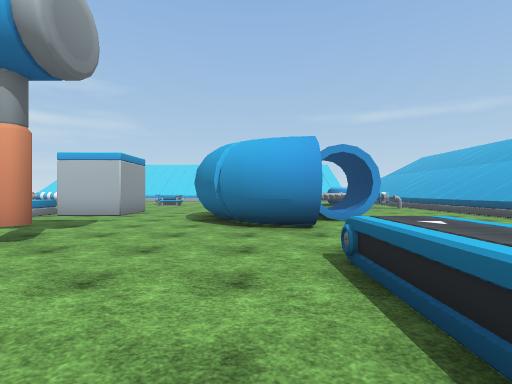
view 1 (above)

22 first-person views from a walk through a 3-D level made in the Unity game engine. The camera is 1.5 m above the floor, looks level and sees 85° across. The floor is counted in squares, 2 m on a side. Each view is taken from the middle of a square. On the plan, view 1 faces up. The plan holds only what a view shows up to about 10 squares ahead; the rest is blank. The place goes on beyond the plan. The player character is not drawn. Some surface patterns are stand-ins.

view 2
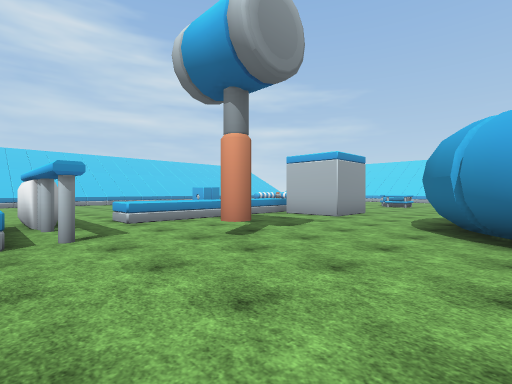

view 3
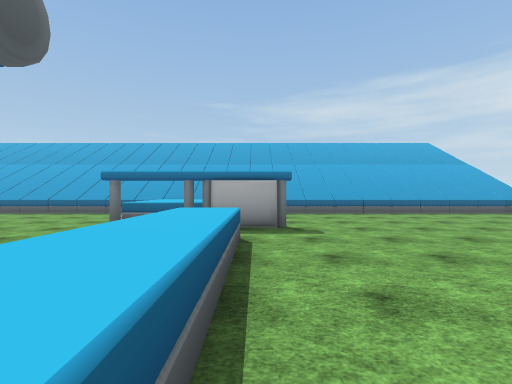

view 4
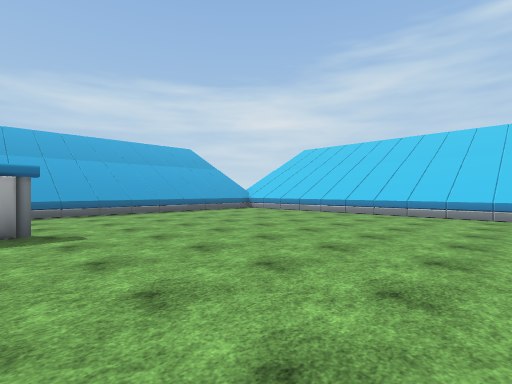

view 5
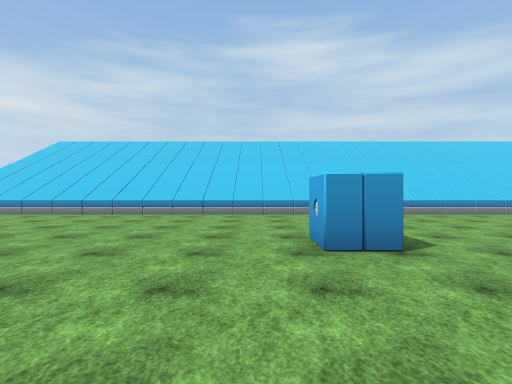

view 6
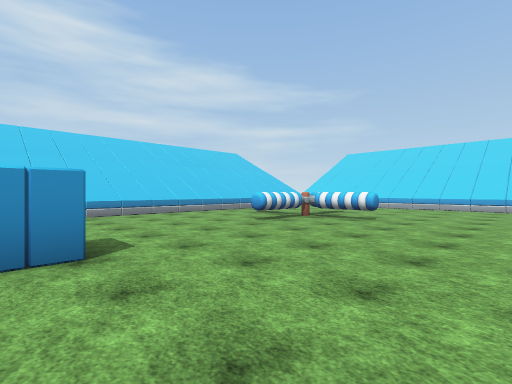

view 7
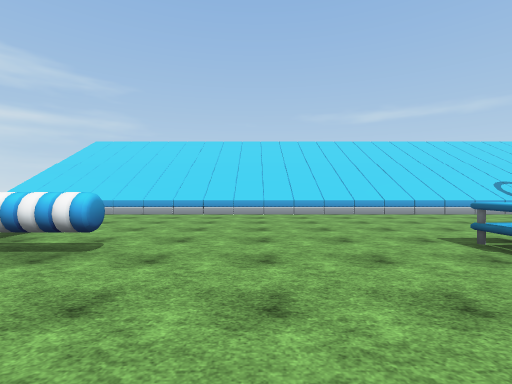

view 8
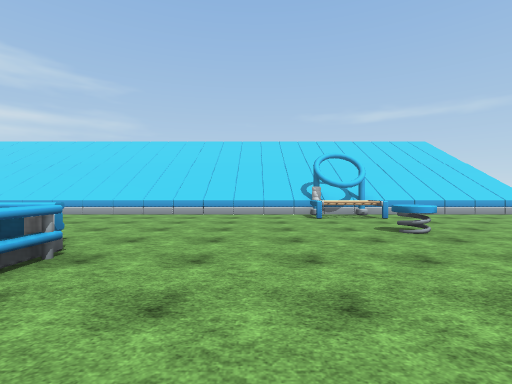

view 9
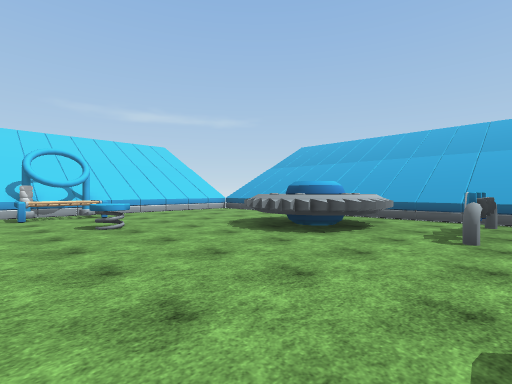

view 10
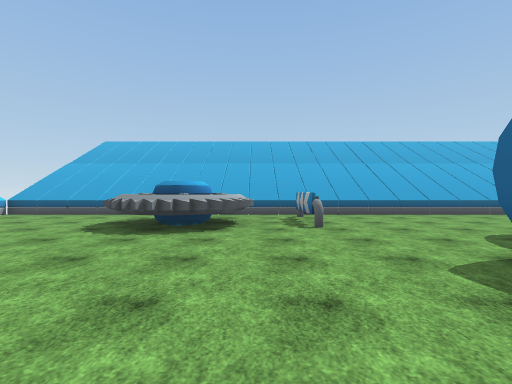

view 11
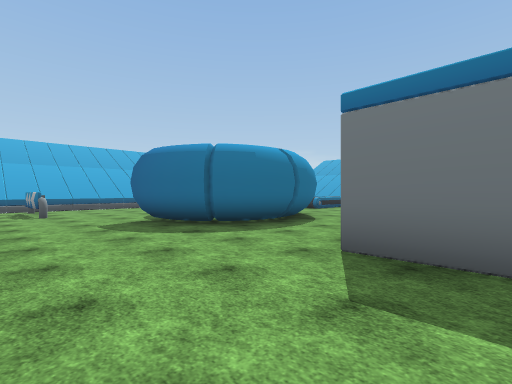

view 12
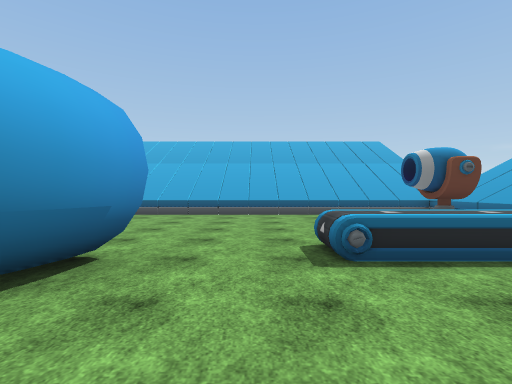

view 13
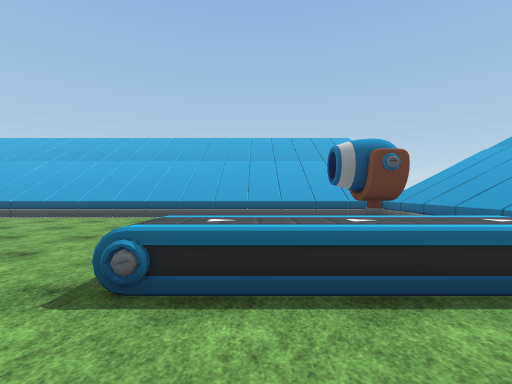

view 14
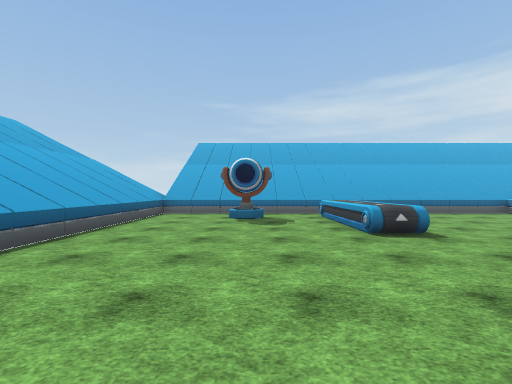

view 15
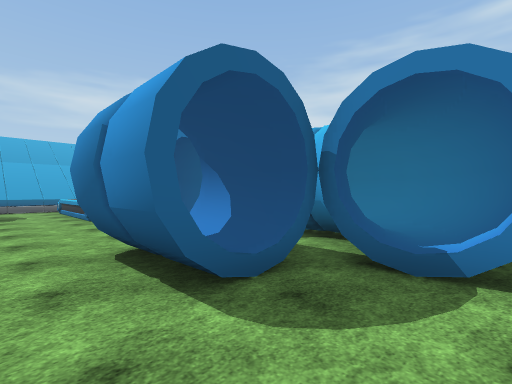

view 16
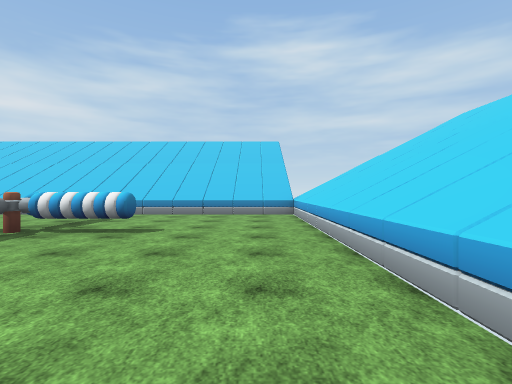

view 17
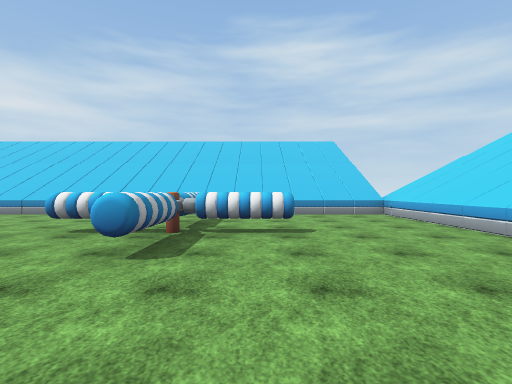

view 18
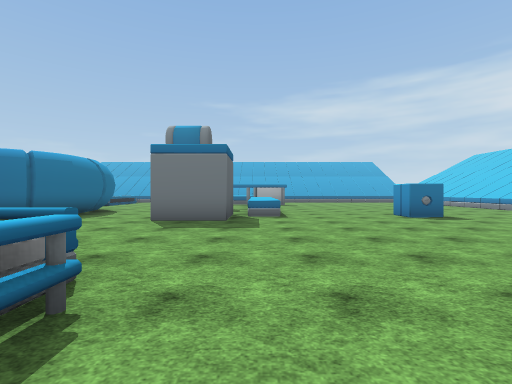

view 19
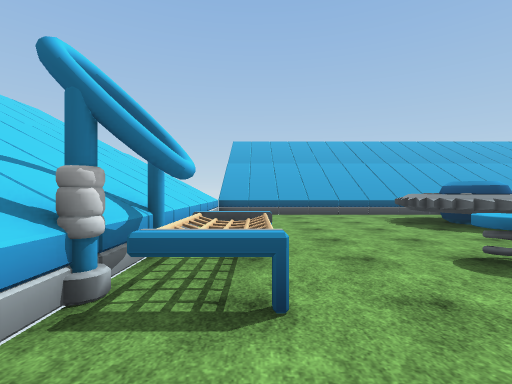

view 20
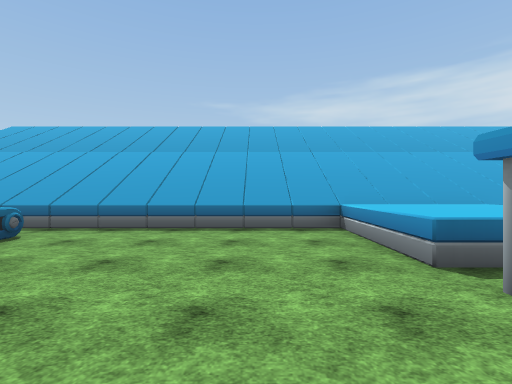

view 21
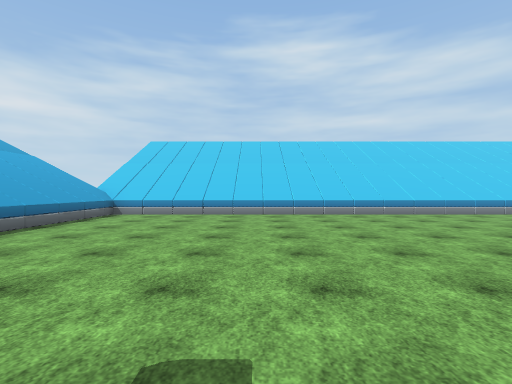

view 22
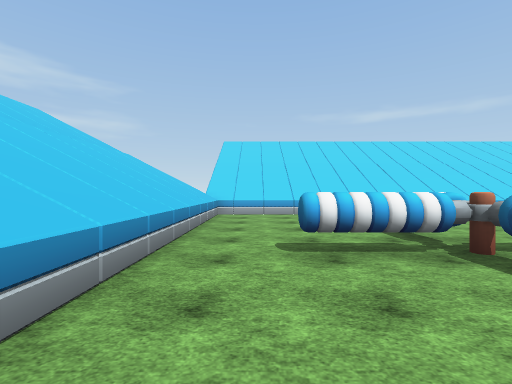

### Floor plan
Key: @ floor where view 1 was taken; # wall or solid block; x gap in a wall; . floor; / step, stairs or slope; = window, fence, low wall or low ledge; ^ raised ledge; O other object.
Columns run from 18 left of view 1 to 8 right of it. Each row starts with its distance up from view 1.
 23 ###########################
 22 #.................^#......#
 21 #.................==......#
 20 #.........................#
 19 #.........................#
 18 #....^.............^......#
 17 #..#####.....O.......#^^ .#
 16 #....x.......^.......^^#^.#
 15 #....^.......O.......#^^^.#
 14 #.....................#^..#
 13 #.....................#=#.#
 12 #.........................#
 11 #.................##......#
 10 #...........##...###......#
  9 #.....#....^##..####/O....#
  8 #..........^....## O/O....#
  7 #..........^.....###......#
  6 #..........^.....###......#
  5 #..........^..............#
  4 #..........^..O...........#
  3 #..................OO.....#
  2 #.........OO.O.....OO.....#
  1 #..........^^^.....OO.....#
  0 #......... ^^^....@OO.#...#
 -1 #......... ^^^............#
 -2 #^^^^^^^^^^^^^^^^^^^^^^^^^#

Positions as (right, up) in squares from view 1, and headings:
1: (0, 0), facing up
2: (0, 1), facing up-left
3: (-8, 8), facing down
4: (-8, 8), facing down-left
5: (-8, 8), facing left
6: (-8, 9), facing up-left
7: (-9, 13), facing up
8: (-2, 13), facing up
9: (-1, 12), facing up-right
10: (-2, 14), facing right
11: (-6, 14), facing down-right
12: (-2, 4), facing right
13: (-1, 2), facing right
14: (4, 8), facing down
15: (4, 11), facing down-left
16: (-8, 21), facing left
17: (-8, 18), facing left
18: (-7, 18), facing down
19: (-2, 21), facing right
20: (-3, 4), facing down
21: (-8, 3), facing left
22: (-16, 13), facing up
